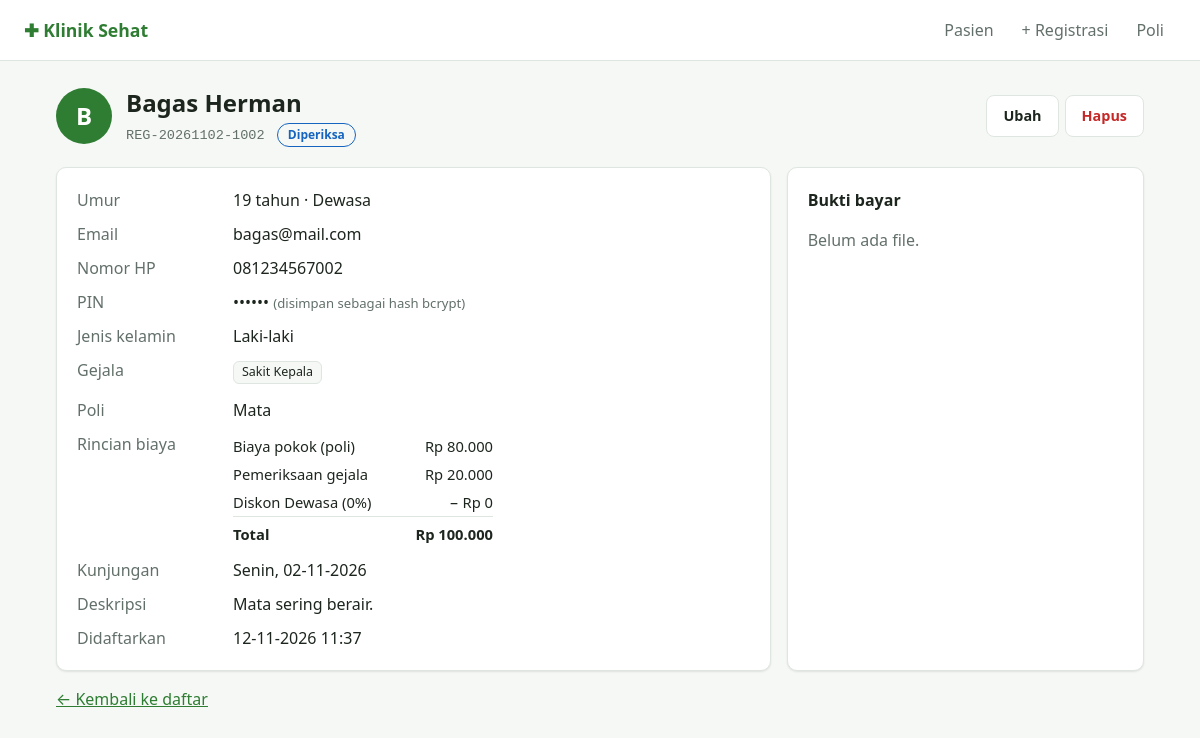
/index.php?r=pasien.show&id=2, run on the app's committed database.
### tables this page shows
CREATE TABLE pasien (
    id                INT AUTO_INCREMENT PRIMARY KEY,
    no_registrasi     VARCHAR(20)  NOT NULL UNIQUE,
    nama              VARCHAR(50)  NOT NULL,
    umur              INT          NOT NULL,
    email             VARCHAR(50)  NOT NULL,
    no_hp             VARCHAR(13)  NOT NULL,           
    pin               VARCHAR(255) NOT NULL,           
    jenis_kelamin     ENUM('L','P') NOT NULL,          
    gejala            VARCHAR(255) NOT NULL,           
    poli_id           INT          NOT NULL,           
    deskripsi         TEXT,
    bukti_bayar       VARCHAR(255),                    
    status            ENUM('Menunggu','Diperiksa','Selesai') NOT NULL DEFAULT 'Menunggu',
    tanggal_kunjungan DATE         NOT NULL,
    created_at        TIMESTAMP    DEFAULT CURRENT_TIMESTAMP,

     
    CONSTRAINT fk_pasien_poli FOREIGN KEY (poli_id) REFERENCES poli(id)
        ON UPDATE CASCADE ON DELETE RESTRICT
);

CREATE TABLE poli (
    id        INT AUTO_INCREMENT PRIMARY KEY,
    nama_poli VARCHAR(50) NOT NULL UNIQUE,
    tarif     INT NOT NULL DEFAULT 0
);

### src/helpers.php (called while the page is built, shortened)
<?php
function e(string|int|float|null $value): string
{
    return htmlspecialchars((string) $value, ENT_QUOTES | ENT_SUBSTITUTE, 'UTF-8');
}
function url(string $route, array $params = []): string
{
    return 'index.php?' . http_build_query(['r' => $route] + $params);
}
function view(string $template, array $data = []): void
{
    extract($data, EXTR_SKIP);
    require BASE_PATH . "/views/{$template}.php";
    require BASE_PATH . '/views/layout.php';
}
function rupiah(int|string|null $angka): string
{
    return 'Rp ' . number_format((int) $angka, 0, ',', '.');
}
function tanggal(string $tanggal, string $format = 'd-m-Y'): string
{
    return (new DateTimeImmutable($tanggal))->format($format);
}
function nama_hari(string $tanggal): string
{
    return match ((int) (new DateTimeImmutable($tanggal))->format('N')) {
        1 => 'Senin', 2 => 'Selasa', 3 => 'Rabu', 4 => 'Kamis',
        5 => 'Jumat', 6 => 'Sabtu', 7 => 'Minggu',
    };
}
function kategori_usia(int $umur): string
{
    return match (true) {
        $umur <= 12 => 'Anak-anak',
        $umur <= 17 => 'Remaja',
        $umur <= 59 => 'Dewasa',
        default     => 'Lansia',
    };
}

### src/Controllers/PasienController.php (called while the page is built, shortened)
<?php
final class PasienController
{
    public function show(int $id): void
    {
        view('pasien/show', [
            'title'  => 'Detail Pasien',
            'pasien' => $this->findOrFail($id),
        ]);
    }
    private function findOrFail(int $id): array
    {
        return $this->pasien->find($id) ?? abort(404, 'Data pasien tidak ditemukan.');
    }
}

### public/index.php (called while the page is built, shortened)
<?php
require __DIR__ . '/../src/bootstrap.php';
try {
    $pdo = Database::connect($config['db']);
} catch (PDOException $e) {
    abort(500, 'Tidak bisa terhubung ke database. Pastikan MySQL di XAMPP menyala dan database.sql sudah di-import. (' . $e->getMessage() . ')');
}
$poliRepo   = new PoliRepository($pdo);
$pasienRepo = new PasienRepository($pdo);
$uploader   = new FileUploader($config['upload']['dir'], $config['upload']['max_size'], $config['upload']['mime']);
$pasien = new PasienController($pasienRepo, $poliRepo, $uploader, $config['app']['per_page']);
$poli   = new PoliController($poliRepo);
$method = $_SERVER['REQUEST_METHOD'];
$route  = (string) ($_GET['r'] ?? 'pasien.index');
$id     = (int) ($_GET['id'] ?? 0);
match ([$method, $route]) {
    ['GET',  'pasien.index']   => $pasien->index(),
    ['GET',  'pasien.show']    => $pasien->show($id),
    ['GET',  'pasien.create']  => $pasien->create(),
    ['POST', 'pasien.store']   => $pasien->store(),
    ['GET',  'pasien.edit']    => $pasien->edit($id),
    ['POST', 'pasien.update']  => $pasien->update($id),
    ['POST', 'pasien.destroy'] => $pasien->destroy($id),
    ['GET',  'poli.index']     => $poli->index(),
    ['POST', 'poli.store']     => $poli->store(),
    ['POST', 'poli.update']    => $poli->update($id),
    ['POST', 'poli.destroy']   => $poli->destroy($id),
    default                    => abort(404),
};

### src/bootstrap.php (called while the page is built, shortened)
<?php
$config = require BASE_PATH . '/config.php';
spl_autoload_register(function (string $class): void {
    $prefix = 'App\\';
    $relative = str_replace('\\', '/', substr($class, strlen($prefix)));
    $file     = __DIR__ . '/' . $relative . '.php';
});
require __DIR__ . '/helpers.php';

### config.php (called while the page is built, shortened)
<?php
return [
    'app' => [
        'name'     => 'Klinik Sehat',
        'per_page' => 5,
        'timezone' => 'Asia/Jakarta',
    ],
    'db' => [
        'host'    => '127.0.0.1',
        'port'    => 3306,
        'name'    => 'klinik_modern',
        'user'    => 'root',
        'pass'    => '',
        'charset' => 'utf8mb4',
    ],
    'upload' => [
        'dir'      => __DIR__ . '/public/uploads',
        'url'      => 'uploads',
        'max_size' => 2 * 1024 * 1024,
        'mime'     => [
            'image/jpeg' => 'jpg',
            'image/png'  => 'png',
        ],
    ],
];

### src/Repositories/PasienRepository.php (called while the page is built, shortened)
<?php
final class PasienRepository
{
    public function find(int $id): ?array
    {
        $stmt = $this->pdo->prepare(
            'SELECT p.*, po.nama_poli, po.tarif
             FROM pasien p JOIN poli po ON po.id = p.poli_id
             WHERE p.id = :id'
        );
        $stmt->execute(['id' => $id]);
        return $stmt->fetch() ?: null;
    }
}

### src/Enums/Status.php (called while the page is built, shortened)
<?php
enum Status: string
{
    public function badgeClass(): string
    {
        return match ($this) {
            self::Menunggu  => 'badge badge--warning',
            self::Diperiksa => 'badge badge--info',
            self::Selesai   => 'badge badge--success',
        };
    }
}

### src/Enums/JenisKelamin.php (called while the page is built, shortened)
<?php
enum JenisKelamin: string
{
    public function label(): string
    {
        return match ($this) {
            self::L => 'Laki-laki',
            self::P => 'Perempuan',
        };
    }
}

### src/Enums/Gejala.php (called while the page is built, shortened)
<?php
enum Gejala: string
{
    public function biaya(): int
    {
        return match ($this) {
            self::Pusing      => 15000,
            self::SakitKepala => 20000,
            self::Flu         => 25000,
            self::Demam       => 30000,
        };
    }
}

### src/Support/BiayaCalculator.php (called while the page is built, shortened)
<?php
final class BiayaCalculator
{
    public static function hitung(int $tarifPoli, string $gejalaCsv, int $umur): array
    {
        $biayaGejala = array_sum(array_map(
            fn (string $g): int => Gejala::tryFrom($g)?->biaya() ?? 0,
            explode(',', $gejalaCsv),
        ));
        $subtotal = $tarifPoli + $biayaGejala;
        $persen   = match (kategori_usia($umur)) {
            'Anak-anak' => 20,
            'Lansia'    => 30,
            default     => 0,
        };
        $diskon = (int) round($subtotal * $persen / 100);
        return [
            'biaya_pokok'  => $tarifPoli,
            'biaya_gejala' => $biayaGejala,
            'subtotal'     => $subtotal,
            'persen'       => $persen,
            'diskon'       => $diskon,
            'total'        => $subtotal - $diskon,
        ];
    }
    public static function forRow(array $row): array
    {
        return self::hitung((int) $row['tarif'], (string) $row['gejala'], (int) $row['umur']);
    }
}

### views/pasien/show.php (the view, shortened to what this page needs)
<?php
$status = Status::from($pasien['status']);
$biaya  = BiayaCalculator::forRow($pasien);
?>
<div class="page-head">
    <div class="profile">
        <div class="avatar"><?= e(mb_strtoupper(mb_substr($pasien['nama'], 0, 1))) ?></div>
        <div>
            <h1><?= e($pasien['nama']) ?></h1>
            <span class="mono muted"><?= e($pasien['no_registrasi']) ?></span>
            <span class="<?= $status->badgeClass() ?>"><?= $status->value ?></span>
        </div>
    </div>
    <div class="actions">
        <a href="<?= url('pasien.edit', ['id' => $pasien['id']]) ?>" class="btn">Ubah</a>
        <form method="post" action="<?= url('pasien.destroy', ['id' => $pasien['id']]) ?>"
              onsubmit="return confirm('Hapus data ini? Tindakan tidak bisa dibatalkan.')">
            <button class="btn btn--danger">Hapus</button>
        </form>
    </div>
</div>
<div class="detail">
    <dl class="card dl">
        <dt>Umur</dt>          <dd><?= $pasien['umur'] ?> tahun · <?= kategori_usia((int) $pasien['umur']) ?></dd>
        <dt>Email</dt>         <dd><?= e($pasien['email']) ?></dd>
        <dt>Nomor HP</dt>      <dd><?= e($pasien['no_hp']) ?></dd>
        <dt>PIN</dt>           <dd>•••••• <span class="muted small">(disimpan sebagai hash bcrypt)</span></dd>
        <dt>Jenis kelamin</dt> <dd><?= JenisKelamin::from($pasien['jenis_kelamin'])->label() ?></dd>
        <dt>Gejala</dt>
        <dd><?php foreach (explode(',', $pasien['gejala']) as $g): ?><span class="chip"><?= e($g) ?></span><?php endforeach; ?></dd>
        <dt>Poli</dt>          <dd><?= e($pasien['nama_poli']) ?></dd>
        <dt>Rincian biaya</dt>
        <dd>
            <table class="bill">
                <tr><td>Biaya pokok (poli)</td><td><?= rupiah($biaya['biaya_pokok']) ?></td></tr>
                <tr><td>Pemeriksaan gejala</td><td><?= rupiah($biaya['biaya_gejala']) ?></td></tr>
                <tr><td>Diskon <?= kategori_usia((int) $pasien['umur']) ?> (<?= $biaya['persen'] ?>%)</td><td>− <?= rupiah($biaya['diskon']) ?></td></tr>
                <tr class="bill__total"><td>Total</td><td><?= rupiah($biaya['total']) ?></td></tr>
            </table>
        </dd>
        <dt>Kunjungan</dt>     <dd><?= nama_hari($pasien['tanggal_kunjungan']) ?>, <?= tanggal($pasien['tanggal_kunjungan']) ?></dd>
        <dt>Deskripsi</dt>     <dd><?= nl2br(e($pasien['deskripsi'] ?: '—')) ?></dd>
        <dt>Didaftarkan</dt>   <dd><?= tanggal($pasien['created_at'], 'd-m-Y H:i') ?></dd>
    </dl>
    <figure class="card proof">
        <figcaption>Bukti bayar</figcaption>
        <?php if ($pasien['bukti_bayar']): ?>
            <?php $src = e(config('upload.url') . '/' . $pasien['bukti_bayar']); ?>
            <a href="<?= $src ?>" target="_blank" rel="noopener"><img src="<?= $src ?>" alt="Bukti bayar"></a>
        <?php else: ?>
            <p class="muted">Belum ada file.</p>
        <?php endif; ?>
    </figure>
</div>
<p><a href="<?= url('pasien.index') ?>">← Kembali ke daftar</a></p>

### public/css/app.css (style rules this page uses)
:root { --primary: #2e7d32; --primary-600: #1b5e20; --primary-50: #e8f5e9; --danger: #c62828; --warning: #b26a00; --info: #1565c0; --bg: #f6f8f6; --surface: #ffffff; --text: #1d261e; --muted: #63706a; --border: #dfe6e0; --radius: 10px; --shadow: 0 1px 2px rgb(0 0 0 / .06), 0 1px 3px rgb(0 0 0 / .04); font-family: system-ui, -apple-system, "Segoe UI", Roboto, sans-serif; }
*, *::before, *::after { box-sizing: border-box; }
body { margin: 0; background: var(--bg); color: var(--text); line-height: 1.5; }
a { color: var(--primary); }
h1 { font-size: 1.5rem; margin: 0; }
.muted { color: var(--muted); }
.small { font-size: .82rem; }
.mono { font-family: ui-monospace, Consolas, monospace; font-size: .85rem; }
.page-head { display: flex; align-items: center; justify-content: space-between; flex-wrap: wrap; gap: 12px; margin-bottom: 20px; }
.card { background: var(--surface); border: 1px solid var(--border); border-radius: var(--radius); box-shadow: var(--shadow); padding: 20px; }
.btn { display: inline-flex; align-items: center; gap: 6px; padding: 9px 16px; font: inherit; font-weight: 600; font-size: .9rem; color: var(--text); background: var(--surface); border: 1px solid var(--border); border-radius: 8px; text-decoration: none; cursor: pointer; white-space: nowrap; }
.btn--danger { color: var(--danger); }
.actions { display: flex; gap: 6px; justify-content: flex-end; align-items: center; }
.actions form { margin: 0; }
.badge { display: inline-block; padding: 2px 10px; border-radius: 999px; font-size: .75rem; font-weight: 700; border: 1px solid currentColor; }
.badge--info { color: var(--info); }
.chip { display: inline-block; margin: 0 4px 4px 0; padding: 1px 8px; border-radius: 6px; background: var(--bg); border: 1px solid var(--border); font-size: .78rem; }
.profile { display: flex; align-items: center; gap: 14px; }
.profile .badge { margin-left: 8px; }
.avatar { width: 56px; height: 56px; display: grid; place-items: center; border-radius: 50%; background: var(--primary); color: #fff; font-size: 1.5rem; font-weight: 700; }
.detail { display: grid; grid-template-columns: 2fr 1fr; gap: 16px; margin-bottom: 16px; }
.dl { display: grid; grid-template-columns: 140px 1fr; gap: 10px 16px; margin: 0; }
.dl dt { color: var(--muted); }
.dl dd { margin: 0; }
.bill { border-collapse: collapse; min-width: 260px; font-size: .92rem; }
.bill td { padding: 3px 0; }
.bill td:last-child { text-align: right; padding-left: 24px; font-variant-numeric: tabular-nums; }
.bill__total td { border-top: 1px solid var(--border); padding-top: 6px; font-weight: 700; }
.proof { margin: 0; }
.proof figcaption { font-weight: 600; margin-bottom: 10px; }

### data on the page
pasien: nama "B", nama "Bagas Herman", no_registrasi "REG-20261102-1002", status "Diperiksa", umur "19", umur "Dewasa", email "bagas@mail.com", no_hp "081234567002", jenis_kelamin "Laki-laki", gejala "Sakit Kepala", poli.nama_poli "Mata", tanggal_kunjungan "Senin", tanggal_kunjungan "02-11-2026", deskripsi "Mata sering berair.", created_at "12-11-2026 11:37"

### other printed values
config('app.name') "Klinik Sehat"
rupiah($biaya['biaya_pokok']) "Rp 80.000"
rupiah($biaya['biaya_gejala']) "Rp 20.000"
$biaya['persen'] "0"
rupiah($biaya['diskon']) "Rp 0"
rupiah($biaya['total']) "Rp 100.000"
